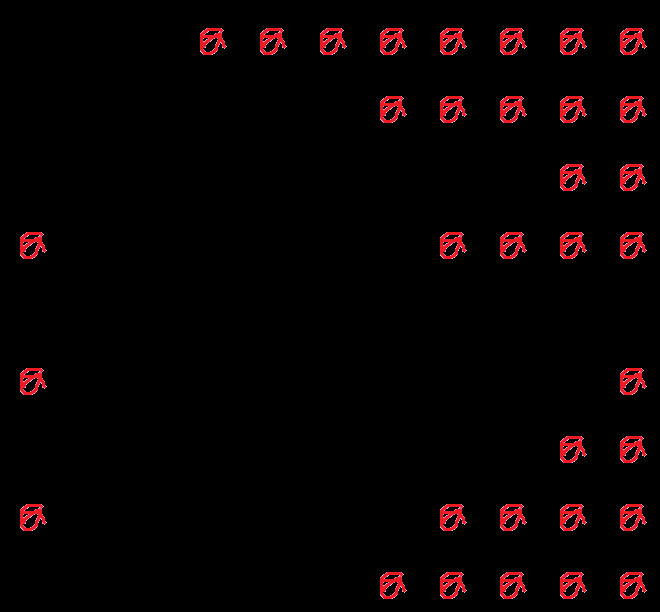

A level layout from a 2D game, rendered from its tile map. Below: a short description, then the map file with its tile-grid data intact:
An orthogonal 11x9 tile map with 60x68 px tiles, 7 tile layers (empty marks, NE Side, NW Side, W Side, ...), 1 hidden layer not drawn, 2 tilesets.

<map version="1.2" tiledversion="1.2.4" orientation="orthogonal" renderorder="right-down" width="11" height="9" tilewidth="60" tileheight="68" infinite="0" nextlayerid="9" nextobjectid="1">
 <tileset firstgid="1" source="new_hex_tiles.tsx" />
 <tileset firstgid="121" source="hex outline subtiles.tsx" />
 <layer id="1" name="Original" width="11" height="9" visible="0">
  <data encoding="csv">
1,2,3,4,5,6,7,8,9,10,11,
13,14,15,16,17,18,19,20,21,22,23,
25,26,27,28,29,30,31,32,33,34,35,
37,38,39,40,41,42,43,44,45,46,47,
49,50,51,52,53,54,55,56,57,58,59,
61,62,63,64,65,66,67,68,69,70,71,
73,74,75,76,77,78,79,80,81,82,83,
85,86,87,88,89,90,91,92,93,94,95,
97,98,99,100,101,102,103,104,105,106,107
</data>
 </layer>
 <layer id="8" name="empty marks" width="11" height="9">
  <data encoding="csv">
0,0,0,128,128,128,128,128,128,128,128,
0,0,0,0,0,0,128,128,128,128,128,
0,0,0,0,0,0,0,0,0,128,128,
128,0,0,0,0,0,0,128,128,128,128,
0,0,0,0,0,0,0,0,0,0,0,
128,0,0,0,0,0,0,0,0,0,128,
0,0,0,0,0,0,0,0,0,128,128,
128,0,0,0,0,0,0,128,128,128,128,
0,0,0,0,0,0,128,128,128,128,128
</data>
 </layer>
 <layer id="2" name="NE Side" width="11" height="9">
  <data encoding="csv">
0,121,0,0,0,0,0,0,0,0,0,
121,0,0,0,0,0,0,0,0,0,0,
121,121,121,0,0,0,0,0,0,0,0,
0,121,0,0,0,121,0,0,0,0,0,
121,121,0,0,121,0,121,121,121,0,0,
0,121,0,121,0,0,0,121,121,0,0,
121,121,0,121,0,121,0,121,121,0,0,
0,0,121,121,121,0,121,0,0,0,0,
121,0,121,121,121,121,0,0,0,0,0
</data>
 </layer>
 <layer id="3" name="NW Side" width="11" height="9">
  <data encoding="csv">
0,122,0,0,0,0,0,0,0,0,0,
0,122,0,0,0,0,0,0,0,0,0,
0,0,0,122,122,122,0,0,0,0,0,
0,122,122,0,0,0,0,0,0,0,0,
122,122,122,122,0,122,0,0,0,122,0,
0,0,122,122,122,0,0,0,122,0,0,
122,0,122,122,122,0,122,0,122,0,0,
0,0,0,122,122,122,122,0,0,0,0,
122,122,0,122,122,122,0,0,0,0,0
</data>
 </layer>
 <layer id="4" name="W Side" width="11" height="9">
  <data encoding="csv">
0,127,0,0,0,0,0,0,0,0,0,
0,0,127,0,0,0,0,0,0,0,0,
127,0,0,0,0,0,127,127,0,0,0,
0,0,127,127,0,0,0,0,0,0,0,
0,0,127,127,0,0,127,0,127,0,127,
0,127,0,127,127,127,0,0,0,127,0,
0,127,127,127,127,127,0,127,0,0,0,
0,127,0,0,127,127,127,0,0,0,0,
127,127,127,127,0,127,0,0,0,0,0
</data>
 </layer>
 <layer id="5" name="SW Side" width="11" height="9">
  <data encoding="csv">
0,126,0,0,0,0,0,0,0,0,0,
0,0,0,0,0,126,0,0,0,0,0,
0,126,0,0,0,126,0,0,126,0,0,
0,0,0,126,126,0,0,0,0,0,0,
126,0,0,0,126,126,0,126,126,0,0,
0,0,126,0,126,126,126,0,0,126,0,
126,126,0,0,126,126,126,0,126,0,0,
0,126,126,0,126,126,0,0,0,0,0,
126,126,126,126,126,0,0,0,0,0,0
</data>
 </layer>
 <layer id="6" name="SE Side" width="11" height="9">
  <data encoding="csv">
0,125,0,0,0,0,0,0,0,0,0,
0,0,0,0,125,0,0,0,0,0,0,
0,0,125,0,125,0,125,0,0,0,0,
0,0,0,0,125,0,125,0,0,0,0,
0,125,0,125,125,125,0,0,0,125,125,
0,125,0,0,0,125,125,125,0,0,0,
125,0,125,125,0,125,125,125,0,0,0,
0,125,125,125,0,125,0,0,0,0,0,
0,125,125,125,125,125,0,0,0,0,0
</data>
 </layer>
 <layer id="7" name="E Side" width="11" height="9">
  <data encoding="csv">
0,123,0,0,0,0,0,0,0,0,0,
0,0,0,123,0,0,0,0,0,0,0,
0,0,0,123,0,0,0,123,123,0,0,
0,0,0,0,0,123,123,0,0,0,0,
0,0,123,0,0,0,123,123,0,123,123,
0,0,123,0,0,0,123,123,123,123,0,
0,123,123,0,123,0,123,123,123,0,0,
0,123,123,123,0,0,123,0,0,0,0,
123,123,123,0,123,123,0,0,0,0,0
</data>
 </layer>
</map>
